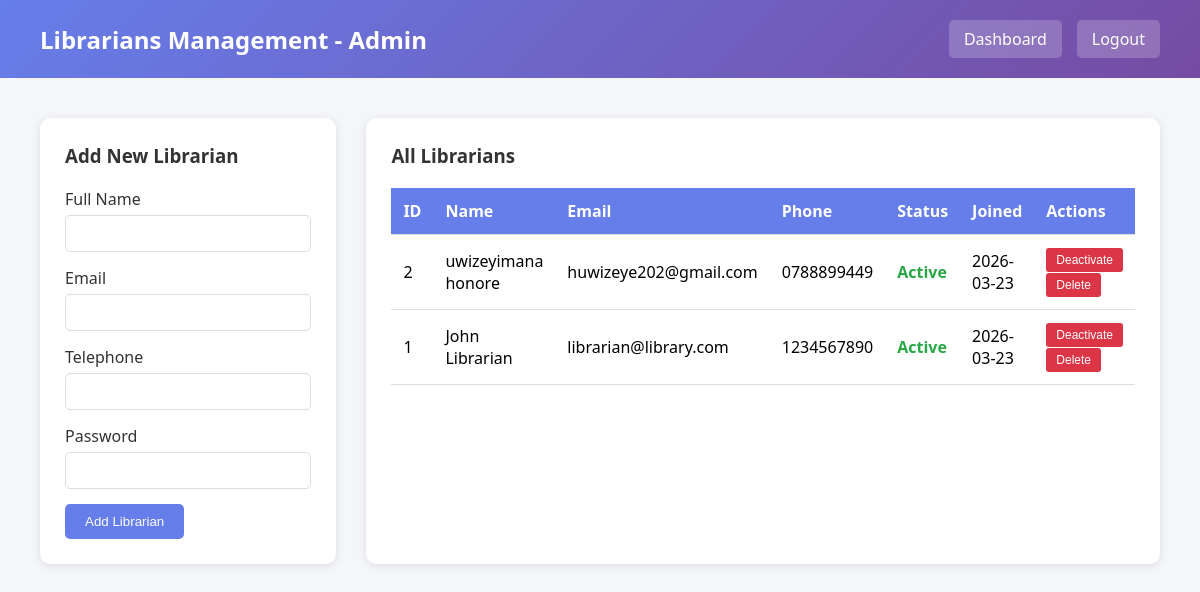
The page /admin_librarians.php (signed in) on the database its author committed.
### tables this page shows
CREATE TABLE `librarians` (
  `librarian_id` int(11) NOT NULL,
  `names` varchar(100) NOT NULL,
  `telephone` varchar(20) NOT NULL,
  `email` varchar(100) NOT NULL,
  `password` varchar(255) NOT NULL,
  `status` enum('active','inactive') DEFAULT 'active',
  `created_at` timestamp NOT NULL DEFAULT current_timestamp()
);

### admin_librarians.php (the view, shortened to what this page needs)
<?php
require_once 'config.php';
$stmt = $pdo->query("SELECT * FROM librarians ORDER BY librarian_id DESC");
$librarians = $stmt->fetchAll();
?>
<!DOCTYPE html>
<html lang="en">
<head>
</head>
<body>
    <div class="header">
        <h1>Librarians Management - Admin</h1>
        <div class="nav-links">
            <a href="admin_dashboard.php">Dashboard</a>
            <a href="logout.php">Logout</a>
        </div>
    </div>
    <div class="container">
        <div class="content-grid">
            <div class="form-card">
                <h3>Add New Librarian</h3>
                <form method="POST">
                    <div class="form-group">
                        <label>Full Name</label>
                        <input type="text" name="names" required>
                    </div>
                    <div class="form-group">
                        <label>Email</label>
                        <input type="email" name="email" required>
                    </div>
                    <div class="form-group">
                        <label>Telephone</label>
                        <input type="text" name="telephone" required>
                    </div>
                    <div class="form-group">
                        <label>Password</label>
                        <input type="password" name="password" required minlength="6">
                    </div>
                    <button type="submit" class="btn">Add Librarian</button>
                </form>
            </div>
            <div class="table-card">
                <h3>All Librarians</h3>
                <table>
                    <thead>
                        <tr>
                            <th>ID</th>
                            <th>Name</th>
                            <th>Email</th>
                            <th>Phone</th>
                            <th>Status</th>
                            <th>Joined</th>
                            <th>Actions</th>
                        </tr>
                    </thead>
                    <tbody>
                        <?php foreach ($librarians as $librarian): ?>
                        <tr>
                            <td><?php echo $librarian['librarian_id']; ?></td>
                            <td><?php echo htmlspecialchars($librarian['names']); ?></td>
                            <td><?php echo htmlspecialchars($librarian['email']); ?></td>
                            <td><?php echo htmlspecialchars($librarian['telephone']); ?></td>
                            <td class="status-<?php echo $librarian['status']; ?>"><?php echo ucfirst($librarian['status']); ?></td>
                            <td><?php echo date('Y-m-d', strtotime($librarian['created_at'])); ?></td>
                            <td>
                                <form method="POST" style="display:inline;">
                                    <button type="submit" class="btn-small <?php echo $librarian['status'] == 'active' ? 'btn-danger' : 'btn-success'; ?>">
                                        <?php echo $librarian['status'] == 'active' ? 'Deactivate' : 'Activate'; ?>
                                    </button>
                                </form>
                                <form method="POST" style="display:inline;" onsubmit="return confirm('Are you sure?');">
                                    <button type="submit" class="btn-small btn-danger">Delete</button>
                                </form>
                            </td>
                        </tr>
                        <?php endforeach; ?>
                    </tbody>
                </table>
            </div>
        </div>
    </div>
</body>
</html>

### admin_librarians.php (style rules this page uses)
* { margin: 0; padding: 0; box-sizing: border-box; }
body { font-family: 'Segoe UI', Tahoma, Geneva, Verdana, sans-serif; background: #f4f6f9; }
.header { background: linear-gradient(135deg, #667eea 0%, #764ba2 100%); color: white; padding: 20px 40px; display: flex; justify-content: space-between; align-items: center; }
.header h1 { font-size: 24px; }
.nav-links { display: flex; gap: 15px; }
.nav-links a { color: white; text-decoration: none; padding: 8px 15px; background: rgba(255,255,255,0.2); border-radius: 5px; }
.container { padding: 40px; max-width: 1400px; margin: 0 auto; }
.content-grid { display: grid; grid-template-columns: 1fr 2fr; gap: 30px; }
.form-card { background: white; padding: 25px; border-radius: 10px; box-shadow: 0 2px 10px rgba(0,0,0,0.1); height: fit-content; }
.form-card h3 { margin-bottom: 20px; color: #333; }
.form-group { margin-bottom: 15px; }
.form-group label { display: block; margin-bottom: 5px; color: #333; font-weight: 500; }
.form-group input { width: 100%; padding: 10px; border: 1px solid #ddd; border-radius: 5px; }
.btn { padding: 10px 20px; background: #667eea; color: white; border: none; border-radius: 5px; cursor: pointer; }
.table-card { background: white; padding: 25px; border-radius: 10px; box-shadow: 0 2px 10px rgba(0,0,0,0.1); }
.table-card h3 { margin-bottom: 20px; color: #333; }
table { width: 100%; border-collapse: collapse; }
th, td { padding: 12px; text-align: left; border-bottom: 1px solid #ddd; }
th { background: #667eea; color: white; }
.status-active { color: #28a745; font-weight: bold; }
.btn-small { padding: 5px 10px; background: #667eea; color: white; border: none; border-radius: 3px; cursor: pointer; font-size: 12px; }
.btn-danger { background: #dc3545; }

### rows shown on the page
librarians: librarian_id "2", names "uwizeyimana honore", email "huwizeye202@gmail.com", telephone "0788899449", status "Active", created_at "2026-03-23", shows "Deactivate"
librarians: librarian_id "1", names "John Librarian", email "librarian@library.com", telephone "1234567890", status "Active", created_at "2026-03-23", shows "Deactivate"
